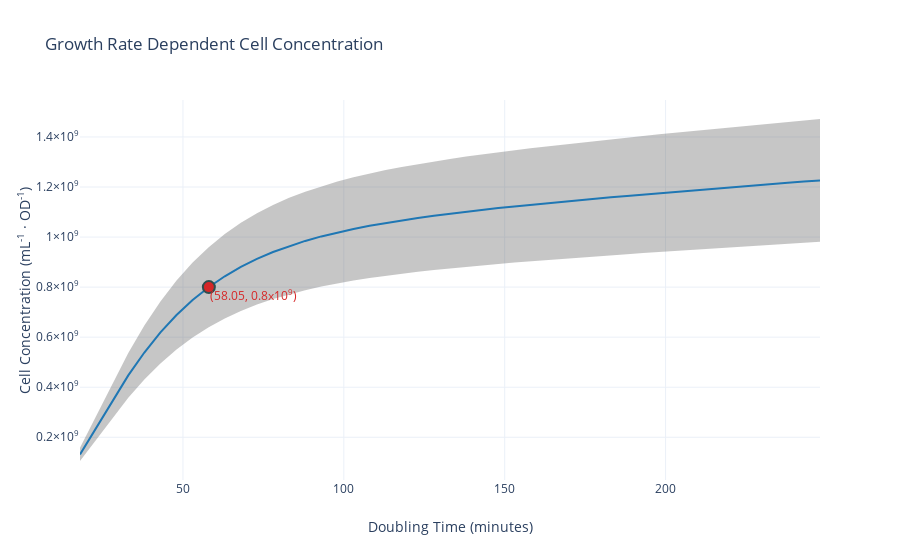

Notebook code for this chart:
### Code cell
dt_min = np.arange(18.0, 250.0, 5.0)
results = []
for i in dt_min:
    results.append(popCellCount(i, age_array, weights)) 
    
upper_bound = go.Scatter(
    name='Upper Bound',
    x=dt_min,
    y=[i['cell_concentration']+i['std_cell_concentration'] for i in results],
    mode='lines',
    marker=dict(color="#444"),
    line=dict(width=0),
    fillcolor='rgba(68, 68, 68, 0.3)',
    fill='tonexty')

trace = go.Scatter(
    name='Measurement',
    x=dt_min,
    y=[i['cell_concentration'] for i in results],
    mode='lines',
    line=dict(color='rgb(31, 119, 180)'),
    fillcolor='rgba(68, 68, 68, 0.3)',
    fill='tonexty')

'''
trace1 = go.Scatter(
    name='Old Measurement',
    x=dt_min,
    y=[8.0*10.0**8.0]*len(dt_min),
    mode='lines',
    line=dict(color='rgb(242, 174, 15)'))
'''

trace1 = go.Scatter(
    name='Old Measurement',
    x=[58.0516142],
    y=[popCellCount(58.0516142, age_array, weights)['cell_concentration']],
    marker=dict(size=12, 
                color='#d62728',
                line=dict(width=2,
                    color='DarkSlateGrey'
                    )
                )
    )

lower_bound = go.Scatter(
    name='Lower Bound',
    x=dt_min,
    y=[i['cell_concentration']-i['std_cell_concentration'] for i in results],
    marker=dict(color="#444"),
    line=dict(width=0),
    mode='lines')

# Trace order can be important
# with continuous error bars
data = [lower_bound, trace, upper_bound, trace1]

layout = go.Layout(
    xaxis=dict(title='Doubling Time (minutes)'),
    yaxis=dict(title='Cell Concentration (mL<sup>-1</sup> &#183; OD<sup>-1</sup>)', exponentformat = 'power'),
    title='Growth Rate Dependent Cell Concentration',
    showlegend = False,
    template='plotly_white'
)

fig = go.Figure(data=data, layout=layout)

"""
fig.update_layout(
    shapes=[
        # Line Vertical
        go.layout.Shape(
            type="line",
            x0=58.0516142,
            y0=1.314709*10**8.0,
            x1=58.0516142,
            y1=popCellCount(58.0516142, age_array, weights)['cell_concentration'],
            line=dict(
                color="#d62728",
                width=2,
                dash="dashdot",
            )
        ),
        # Line Horizontal
        go.layout.Shape(
            type="line",
            x0=18,
            y0=popCellCount(58.0516142, age_array, weights)['cell_concentration'],
            x1=58.0516142,
            y1=popCellCount(58.0516142, age_array, weights)['cell_concentration'],
            line=dict(
                color="#d62728",
                width=2,
                dash="dashdot",
            ),
        ),
    ],
    """
fig.update_layout(
    annotations=[
        go.layout.Annotation(
            x=72,
            y=0.77*10**9.0,
            xref="x",
            yref="y",
            text="(58.05, 0.8x10<sup>9</sup>)",
            showarrow=False,
            arrowhead=0,
            ax=0,
            ay=0,
            font=dict(
                color="#d62728"
            )
        )
    ]
)



iplot(fig, filename='pandas-continuous-error-bars')

### Figure 1 — Plotly figure (JSON) as saved in the notebook; plotly's stock layout.template omitted (floating-point values rounded to 4 significant figures)
{"data": [{"line": {"width": 0}, "marker": {"color": "#444"}, "mode": "lines", "name": "Lower Bound", "type": "scatter", "x": [18, 23, 28, 33, 38, 43, 48, 53, 58, 63, 68, 73, 78, 83, 88, 93, 98, 103, 108, 113, 118, 123, 128, 133, 138, 143, 148, 153, 158, 163, 168, 173, 178, 183, 188, 193, 198, 203, 208, 213, 218, 223, 228, 233, 238, 243, 248], "y": [105200000.0, 189800000.0, 276400000.0, 357700000.0, 430900000.0, 495100000.0, 550800000.0, 598600000.0, 639600000.0, 674600000.0, 704500000.0, 730100000.0, 752100000.0, 771200000.0, 787700000.0, 802100000.0, 814800000.0, 826100000.0, 836100000.0, 845300000.0, 853600000.0, 861200000.0, 868200000.0, 874800000.0, 881100000.0, 886900000.0, 892500000.0, 897900000.0, 903100000.0, 908100000.0, 913000000.0, 917800000.0, 922400000.0, 927000000.0, 931500000.0, 935900000.0, 940200000.0, 944500000.0, 948700000.0, 952900000.0, 957100000.0, 961200000.0, 965200000.0, 969300000.0, 973300000.0, 977200000.0, 981100000.0]}, {"fill": "tonexty", "fillcolor": "rgba(68, 68, 68, 0.3)", "line": {"color": "rgb(31, 119, 180)"}, "mode": "lines", "name": "Measurement", "type": "scatter", "x": [18, 23, 28, 33, 38, 43, 48, 53, 58, 63, 68, 73, 78, 83, 88, 93, 98, 103, 108, 113, 118, 123, 128, 133, 138, 143, 148, 153, 158, 163, 168, 173, 178, 183, 188, 193, 198, 203, 208, 213, 218, 223, 228, 233, 238, 243, 248], "y": [131500000.0, 237200000.0, 345500000.0, 447200000.0, 538600000.0, 618900000.0, 688500000.0, 748300000.0, 799500000.0, 843300000.0, 880700000.0, 912700000.0, 940200000.0, 964000000.0, 984600000.0, 1003000000.0, 1019000000.0, 1033000000.0, 1045000000.0, 1057000000.0, 1067000000.0, 1077000000.0, 1085000000.0, 1094000000.0, 1101000000.0, 1109000000.0, 1116000000.0, 1122000000.0, 1129000000.0, 1135000000.0, 1141000000.0, 1147000000.0, 1153000000.0, 1159000000.0, 1164000000.0, 1170000000.0, 1175000000.0, 1181000000.0, 1186000000.0, 1191000000.0, 1196000000.0, 1202000000.0, 1207000000.0, 1212000000.0, 1217000000.0, 1222000000.0, 1226000000.0]}, {"fill": "tonexty", "fillcolor": "rgba(68, 68, 68, 0.3)", "line": {"width": 0}, "marker": {"color": "#444"}, "mode": "lines", "name": "Upper Bound", "type": "scatter", "x": [18, 23, 28, 33, 38, 43, 48, 53, 58, 63, 68, 73, 78, 83, 88, 93, 98, 103, 108, 113, 118, 123, 128, 133, 138, 143, 148, 153, 158, 163, 168, 173, 178, 183, 188, 193, 198, 203, 208, 213, 218, 223, 228, 233, 238, 243, 248], "y": [157800000.0, 284700000.0, 414600000.0, 536600000.0, 646400000.0, 742700000.0, 826200000.0, 898000000.0, 959400000.0, 1012000000.0, 1057000000.0, 1095000000.0, 1128000000.0, 1157000000.0, 1182000000.0, 1203000000.0, 1222000000.0, 1239000000.0, 1254000000.0, 1268000000.0, 1280000000.0, 1292000000.0, 1302000000.0, 1312000000.0, 1322000000.0, 1330000000.0, 1339000000.0, 1347000000.0, 1355000000.0, 1362000000.0, 1370000000.0, 1377000000.0, 1384000000.0, 1391000000.0, 1397000000.0, 1404000000.0, 1410000000.0, 1417000000.0, 1423000000.0, 1430000000.0, 1436000000.0, 1442000000.0, 1448000000.0, 1454000000.0, 1460000000.0, 1466000000.0, 1472000000.0]}, {"marker": {"color": "#d62728", "line": {"color": "DarkSlateGrey", "width": 2}, "size": 12}, "name": "Old Measurement", "type": "scatter", "x": [58.05], "y": [800000000.0]}], "layout": {"annotations": [{"arrowhead": 0, "ax": 0, "ay": 0, "font": {"color": "#d62728"}, "showarrow": false, "text": "(58.05, 0.8x10<sup>9</sup>)", "x": 72, "xref": "x", "y": 770000000, "yref": "y"}], "showlegend": false, "title": {"text": "Growth Rate Dependent Cell Concentration"}, "xaxis": {"title": {"text": "Doubling Time (minutes)"}}, "yaxis": {"exponentformat": "power", "title": {"text": "Cell Concentration (mL<sup>-1</sup> &#183; OD<sup>-1</sup>)"}}}}
